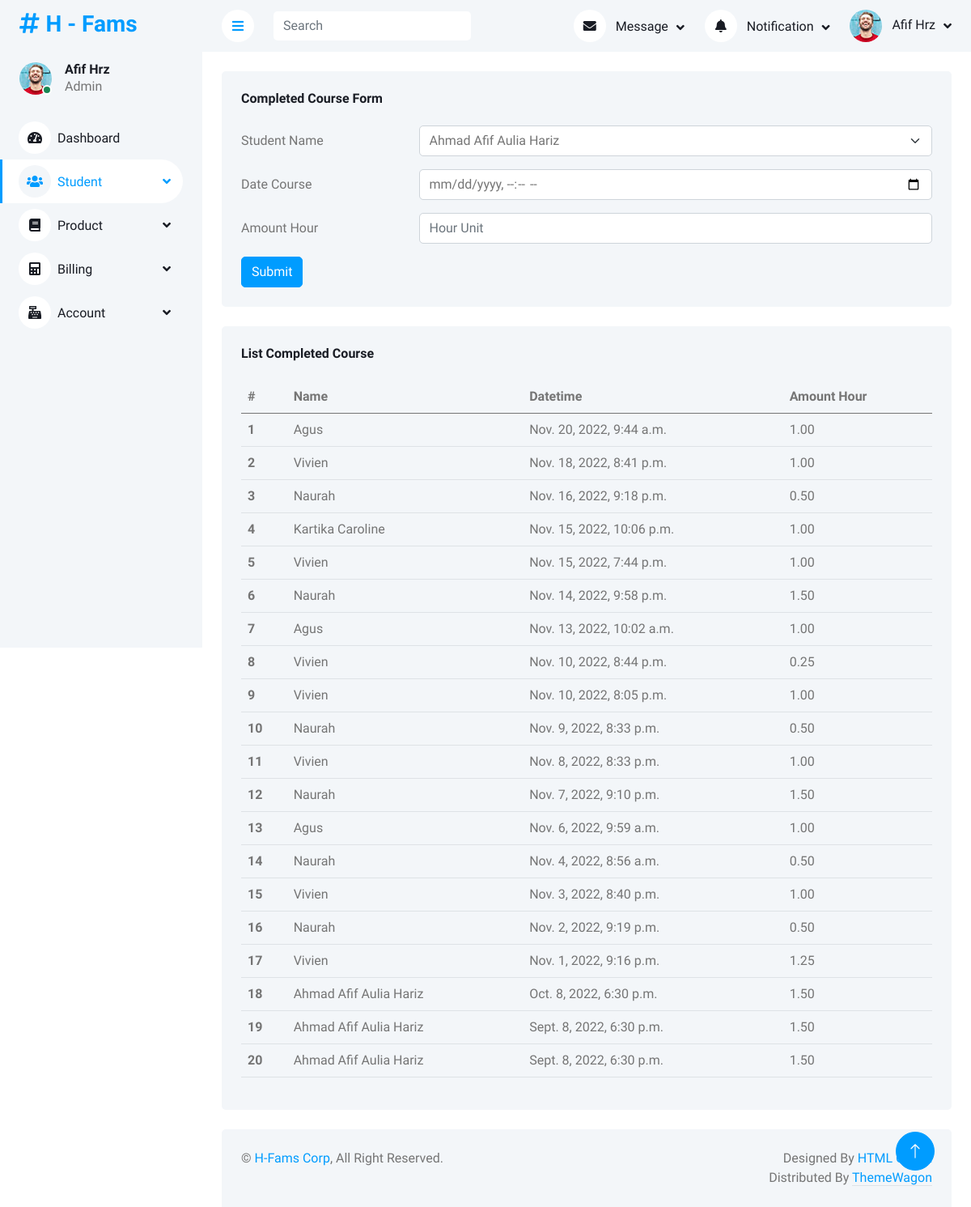
Screenshot of /student/completedcourse/ with the database file from the repository.
### dashboard/models.py (models this page shows)
class admin_mst_module(models.Model):
    modulename = models.CharField(max_length=30, db_column="MODULENAME")
    pagename = models.CharField(max_length=30, db_column="PAGENAME")
    created_by = models.CharField(max_length=30, db_column="CREATED_BY")
    date_created = models.DateField(default=datetime.date.today, blank=True, db_column="DATE_CREATED")
    modified_by = models.CharField(max_length=30, blank=True, null=True, db_column="MODIFIED_BY")
    date_modified = models.DateField(blank=True, null=True, db_column="DATE_MODIFIED")
    adm_mst_id = models.IntegerField(blank=True, null=True, db_column="ADM_MST_MODULE_ID")
    validstatus = models.IntegerField(blank=True, null=True, db_column="VALIDSTATUS")
    ordernumber = models.IntegerField(db_column="ORDERNUMBER")
    levelnumber = models.IntegerField(blank=True, null=True, db_column="LEVELNUMBER")
    moduleurl = models.CharField(max_length=30, blank=True, null=True, db_column="MODULEURL")
    moduleicon = models.CharField(max_length=30, blank=True, null=True, db_column="MODULEICON")
    moduleclass = models.CharField(max_length=30, blank=True, null=True, db_column="MODULECLASS")
    application = models.CharField(max_length=30, db_column="APPLICATION")
    class Meta:
        db_table = 'ADM_MST_MODULE'

### student/models.py (models this page shows)
class std_trx_course(models.Model):
    std_trx_id = models.ForeignKey(std_trx, on_delete=models.RESTRICT, db_column="STD_TRX_ID")
    date_time = models.DateTimeField(default=timezone.now, blank=True, db_column="DATETIME")
    amount_hour = models.DecimalField(db_column="AMOUNT_HOUR", decimal_places=2, max_digits=4)
    validuntil = models.DateField(blank=True, null=True, db_column="VALID_UNTIL")
    date_created = models.DateField(default=timezone.now, blank=True, db_column="DATE_CREATED")
    created_by = models.CharField(max_length=30, db_column="CREATED_BY")
    date_modified = models.DateField(blank=True, null=True, db_column="DATE_MODIFIED")
    modified_by = models.CharField(max_length=30, blank=True, null=True, db_column="MODIFIED_BY")
    class Meta:
        db_table = 'STD_TRX_COURSE'

### student/views.py (the view, shortened to what this page needs)
# urls.py: path('completedcourse/', views.completedcourse_view, name='completedcourse'),
def completedcourse_view(request):
    datastd = std_mst.objects.raw('SELECT * FROM STD_MST sm where id in (SELECT STD_MST_ID from STD_TRX st where VALID_UNTIL ISNULL)')
    data_trx = std_trx_course.objects.raw('''SELECT stc.ID, sm.NAME, stc.DATETIME, stc.AMOUNT_HOUR FROM STD_TRX_COURSE stc
	left join STD_TRX st on stc.STD_TRX_ID = st.id
	left join STD_MST sm on st.STD_MST_ID =sm.ID
	WHERE stc.ID not in (SELECT STD_TRX_COURSE_ID FROM BLL_TRX_BILL_ITEM btbi
	left join BLL_TRX_BILLING btb on btbi .BLL_TRX_BILLING_ID = btb.ID
	where btb.INVOICE_STATUS = 1)
	ORDER BY DATETIME DESC''')
    context = {
        'title':'H - Completed Course',
        'dashboard_active':'Student',
        'data_std':datastd,
        'data_trxcourse':data_trx
        }
    return render(request, 'student/completedcourse_view.html', context)

### student/templates/student/completedcourse_view.html (shortened to what this page needs)
{% extends 'base_site.html' %}
{% load static %}
{% block content %}
<div class="container-fluid pt-4 px-4">
    <div class="row g-4">
        <form action="/student/completedcourse/" method="post">{% csrf_token %}
        <div class="col-sm-12 col-xl-12">
            <div class="bg-light rounded h-100 p-4">
                <h6 class="mb-4">Completed Course Form</h6>
                    <div class="row mb-3">
                        <label for="inputNameStudent" class="col-sm-3 col-form-label">Student Name</label>
                        <div class="col-sm-9">
                            <select class="form-select" id="inputNameStudent" name="inputNameStudent" required=True>
                                {% for option in data_std %}
                                    <option value={{option.id}}>{{option.name}}</option>
                                {% endfor %}
                            </select>
                        </div>
                    </div>
                    <div class="row mb-3">
                        <label for="inputDate" class="col-sm-3 col-form-label">Date Course</label>
                        <div class="col-sm-9">
                            <input type="datetime-local" class="form-control" id="inputDate" name="inputDate" required=True>
                        </div>
                    </div>
                    <div class="row mb-3">
                        <label for="inputAmountHour" class="col-sm-3 col-form-label">Amount Hour</label>
                        <div class="col-sm-9">
                            <input type="number" class="form-control" id="inputAmountHour" name="inputAmountHour" step=0.05 placeholder="Hour Unit" required=True>
                        </div>
                    </div>
                    <button type="submit" class="btn btn-primary">Submit</button>
            </div>
        </div>
        </form>
        <div class="col-sm-12 col-xl-12">
            <div class="bg-light rounded h-100 p-4">
                <h6 class="mb-4">List Completed Course</h6>
                <table class="table table-hover">
                    <thead>
                        <tr>
                            <th scope="col">#</th>
                            <th scope="col">Name</th>
                            <th scope="col">Datetime</th>
                            <th scope="col">Amount Hour</th>
                        </tr>
                    </thead>
                    <tbody>
                        {% for data in data_trxcourse %}
                        <tr>
                            <th scope="row">{{forloop.counter}}</th>
                            <td>{{data.NAME}}</td>
                            <td>{{data.date_time}}</td>
                            <td>{{data.amount_hour}}</td>
                        </tr>
                        {% endfor %}
                    </tbody>
                </table>
            </div>
        </div>
    </div>
</div>
{% endblock content %}

### templates/base_site.html (shortened to what this page needs)
{% load static %}
{% load custom_tags %}
<!DOCTYPE html>
<html lang="en">
<head>
    <link href="https://cdnjs.cloudflare.com/ajax/libs/font-awesome/5.10.0/css/all.min.css" rel="stylesheet">
    <link href="https://cdn.jsdelivr.net/npm/bootstrap-icons@1.4.1/font/bootstrap-icons.css" rel="stylesheet">
    <link href={% static "lib/owlcarousel/assets/owl.carousel.min.css" %} rel="stylesheet">
    <link href={% static "lib/tempusdominus/css/tempusdominus-bootstrap-4.min.css" %} rel="stylesheet" />
    <link href={% static "css/bootstrap.min.css" %} rel="stylesheet">
    <link href={% static "css/style.css" %} rel="stylesheet">
</head>
<body>
    <div class="container-xxl position-relative bg-white d-flex p-0">
        <div class="sidebar pe-4 pb-3">
            <nav class="navbar bg-light navbar-light">
                <a href="/home/" class="navbar-brand mx-4 mb-3">
                    <h3 class="text-primary"><i class="fa fa-hashtag me-2"></i>H - Fams</h3>
                </a>
                <div class="d-flex align-items-center ms-4 mb-4">
                    <div class="position-relative">
                        <img class="rounded-circle" src={% static "img/user.jpg" %} alt="" style="width: 40px; height: 40px;">
                        <div class="bg-success rounded-circle border border-2 border-white position-absolute end-0 bottom-0 p-1"></div>
                    </div>
                    <div class="ms-3">
                        <h6 class="mb-0">Afif Hrz</h6>
                        <span>Admin</span>
                    </div>
                </div>
                <div class="navbar-nav w-100">
                    {% autoescape off %}
                    {% loop_module dashboard_active %}
                    {% endautoescape %}
                </div>
            </nav>
        </div>
        <div class="content">
            <nav class="navbar navbar-expand bg-light navbar-light sticky-top px-4 py-0">
                <a href="#" class="sidebar-toggler flex-shrink-0">
                    <i class="fa fa-bars"></i>
                </a>
                <form class="d-none d-md-flex ms-4">
                    <input class="form-control border-0" type="search" placeholder="Search">
                </form>
                <div class="navbar-nav align-items-center ms-auto">
                    <div class="nav-item dropdown">
                        <a href="#" class="nav-link dropdown-toggle" data-bs-toggle="dropdown">
                            <i class="fa fa-envelope me-lg-2"></i>
                            <span class="d-none d-lg-inline-flex">Message</span>
                        </a>
                    </div>
                    <div class="nav-item dropdown">
                        <a href="#" class="nav-link dropdown-toggle" data-bs-toggle="dropdown">
                            <i class="fa fa-bell me-lg-2"></i>
                            <span class="d-none d-lg-inline-flex">Notification</span>
                        </a>
                    </div>
                    <div class="nav-item dropdown">
                        <a href="#" class="nav-link dropdown-toggle" data-bs-toggle="dropdown">
                            <img class="rounded-circle me-lg-2" src={% static "img/user.jpg" %} alt="" style="width: 40px; height: 40px;">
                            <span class="d-none d-lg-inline-flex">Afif Hrz</span>
                        </a>
                    </div>
                </div>
            </nav>
            {% block content %}
            {% endblock content %}
            <div class="container-fluid pt-4 px-4">
                <div class="bg-light rounded-top p-4">
                    <div class="row">
                        <div class="col-12 col-sm-6 text-center text-sm-start">
                            &copy; <a href="#">H-Fams Corp</a>, All Right Reserved.
                        </div>
                        <div class="col-12 col-sm-6 text-center text-sm-end">
                            Designed By <a href="https://htmlcodex.com">HTML Codex</a>
                        Distributed By <a class="border-bottom" href="https://themewagon.com" target="_blank">ThemeWagon</a>
                        </div>
                    </div>
                </div>
            </div>
        </div>
        <a href="#" class="btn btn-lg btn-primary btn-lg-square back-to-top"><i class="bi bi-arrow-up"></i></a>
    </div>
</body>
</html>

### staticfiles/css/style.css (style rules this page uses)
:root { --primary: #009CFF; --light: #F3F6F9; --dark: #191C24; }
.back-to-top { position: fixed; display: none; right: 45px; bottom: 45px; z-index: 99; }
.btn { transition: .5s; }
.btn.btn-primary { color: #FFFFFF; }
.btn-lg-square { width: 48px; height: 48px; }
.btn-square, .btn-sm-square, .btn-lg-square { padding: 0; display: inline-flex; align-items: center; justify-content: center; font-weight: normal; border-radius: 50px; }
.sidebar { position: fixed; top: 0; left: 0; bottom: 0; width: 250px; height: 100vh; overflow-y: auto; background: var(--light); transition: 0.5s; z-index: 999; }
.content { margin-left: 250px; min-height: 100vh; background: #FFFFFF; transition: 0.5s; }
@media (min-width: 992px) { .sidebar { margin-left: 0; } }
@media (min-width: 992px) { .content { width: calc(100% - 250px); } }
.sidebar .navbar .navbar-nav .nav-link { padding: 7px 20px; color: var(--dark); font-weight: 500; border-left: 3px solid var(--light); border-radius: 0 30px 30px 0; outline: none; }
.sidebar .navbar .navbar-nav .nav-link:hover, .sidebar .navbar .navbar-nav .nav-link.active { color: var(--primary); background: #FFFFFF; border-color: var(--primary); }
.sidebar .navbar .navbar-nav .nav-link i { width: 40px; height: 40px; display: inline-flex; align-items: center; justify-content: center; background: #FFFFFF; border-radius: 40px; }
.sidebar .navbar .navbar-nav .nav-link:hover i, .sidebar .navbar .navbar-nav .nav-link.active i { background: var(--light); }
.sidebar .navbar .dropdown-toggle::after { position: absolute; top: 15px; right: 15px; border: none; content: "\f107"; font-family: "Font Awesome 5 Free"; font-weight: 900; transition: .5s; }
.content .navbar .navbar-nav .nav-link { margin-left: 25px; padding: 12px 0; color: var(--dark); outline: none; }
.content .navbar .sidebar-toggler, .content .navbar .navbar-nav .nav-link i { width: 40px; height: 40px; display: inline-flex; align-items: center; justify-content: center; background: #FFFFFF; border-radius: 40px; }
.content .navbar .dropdown-toggle::after { margin-left: 6px; vertical-align: middle; border: none; content: "\f107"; font-family: "Font Awesome 5 Free"; font-weight: 900; transition: .5s; }

### rows the page displays
admin_mst_module: id+MODULENAME+MODULEURL "Dashboard Student Product Billing Account"
std_trx_course: NAME "Agus", date_time "Nov. 20, 2022, 9:44 a.m.", amount_hour "1.00"
std_trx_course: NAME "Vivien", date_time "Nov. 18, 2022, 8:41 p.m.", amount_hour "1.00"
std_trx_course: NAME "Naurah", date_time "Nov. 16, 2022, 9:18 p.m.", amount_hour "0.50"
std_trx_course: NAME "Kartika Caroline", date_time "Nov. 15, 2022, 10:06 p.m.", amount_hour "1.00"
std_trx_course: NAME "Vivien", date_time "Nov. 15, 2022, 7:44 p.m.", amount_hour "1.00"
std_trx_course: NAME "Naurah", date_time "Nov. 14, 2022, 9:58 p.m.", amount_hour "1.50"
std_trx_course: NAME "Agus", date_time "Nov. 13, 2022, 10:02 a.m.", amount_hour "1.00"
std_trx_course: NAME "Vivien", date_time "Nov. 10, 2022, 8:44 p.m.", amount_hour "0.25"
std_trx_course: NAME "Vivien", date_time "Nov. 10, 2022, 8:05 p.m.", amount_hour "1.00"
std_trx_course: NAME "Naurah", date_time "Nov. 9, 2022, 8:33 p.m.", amount_hour "0.50"
std_trx_course: NAME "Vivien", date_time "Nov. 8, 2022, 8:33 p.m.", amount_hour "1.00"
std_trx_course: NAME "Naurah", date_time "Nov. 7, 2022, 9:10 p.m.", amount_hour "1.50"
std_trx_course: NAME "Agus", date_time "Nov. 6, 2022, 9:59 a.m.", amount_hour "1.00"
std_trx_course: NAME "Naurah", date_time "Nov. 4, 2022, 8:56 a.m.", amount_hour "0.50"
std_trx_course: NAME "Vivien", date_time "Nov. 3, 2022, 8:40 p.m.", amount_hour "1.00"
std_trx_course: NAME "Naurah", date_time "Nov. 2, 2022, 9:19 p.m.", amount_hour "0.50"
std_trx_course: NAME "Vivien", date_time "Nov. 1, 2022, 9:16 p.m.", amount_hour "1.25"
std_trx_course: NAME "Ahmad Afif Aulia Hariz", date_time "Oct. 8, 2022, 6:30 p.m.", amount_hour "1.50"
std_trx_course: NAME "Ahmad Afif Aulia Hariz", date_time "Sept. 8, 2022, 6:30 p.m.", amount_hour "1.50"
std_trx_course: NAME "Ahmad Afif Aulia Hariz", date_time "Sept. 8, 2022, 6:30 p.m.", amount_hour "1.50"

### other values shown
form field inputNameStudent "Ahmad Afif Aulia Hariz"
